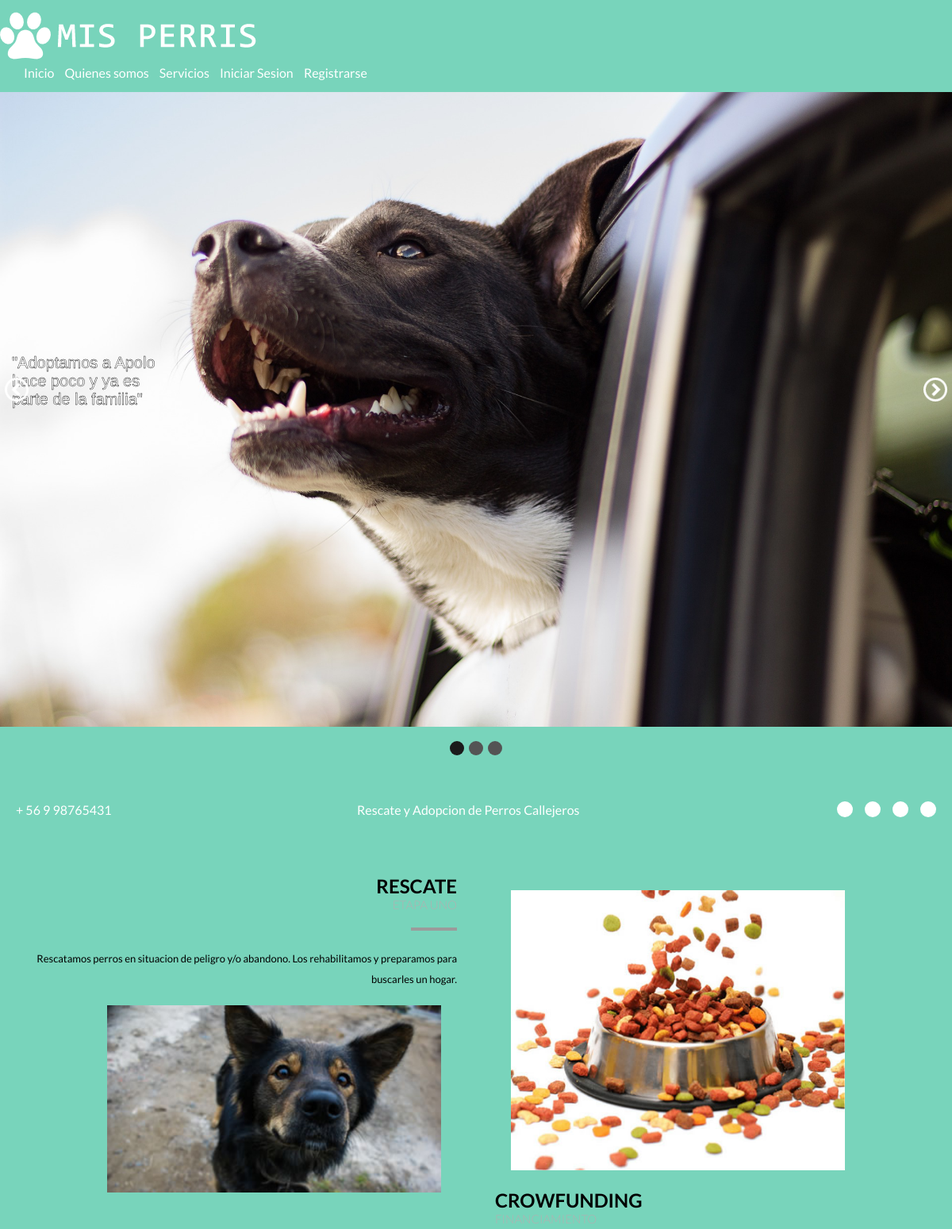
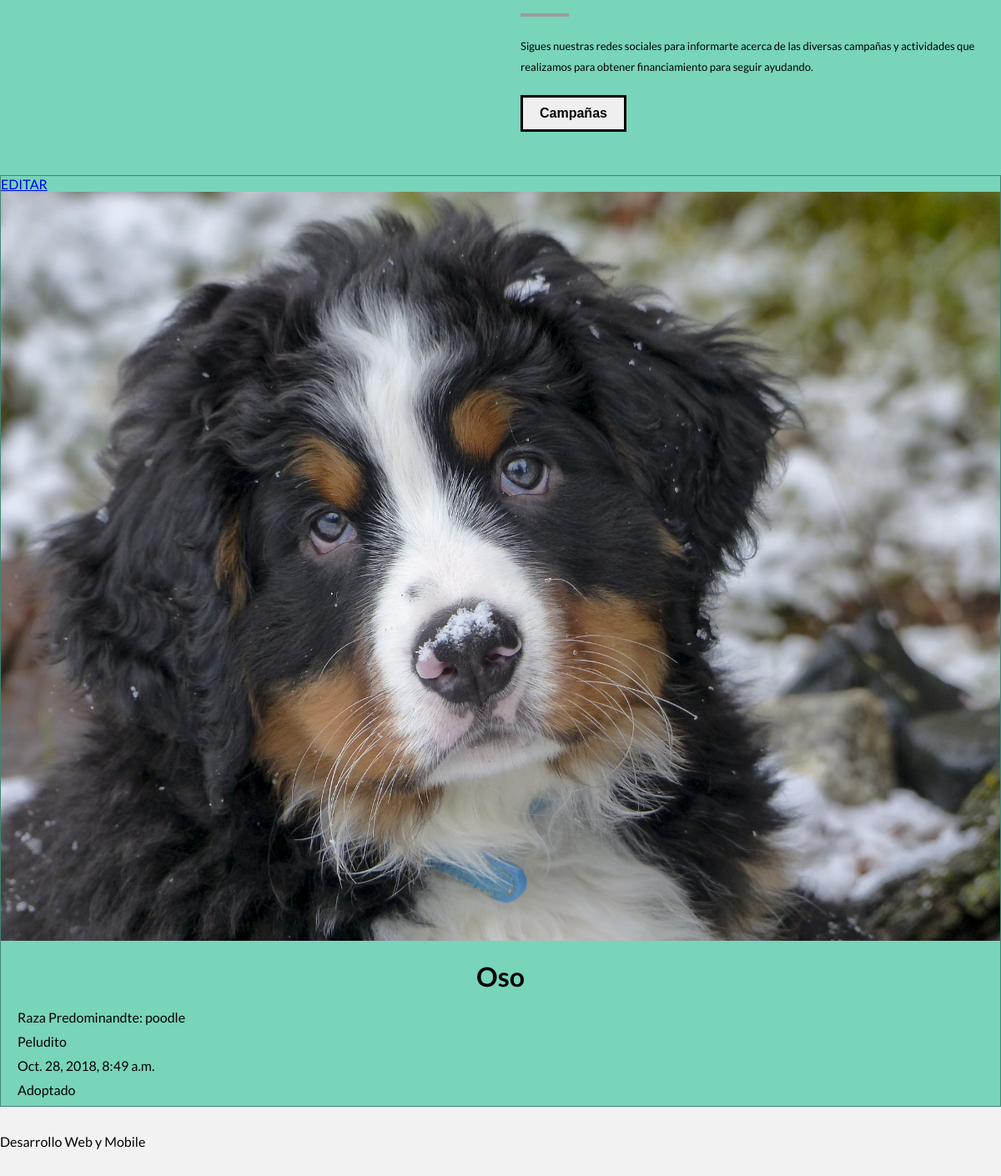
Screenshot of /articles/perro-oso/ with the database file from the repository (2 pictures, top to bottom).
### articles/models.py (models this page shows, shortened)
class Article(models.Model):
    POST_CHOISES = (
        ('Disponible', 'Disponible'),
        ('Rescatado', 'Rescatado'),
        ('Adoptado', 'Adoptado')
    )
    author = models.ForeignKey(User, on_delete=models.CASCADE,default=None)
    thumb = models.ImageField(default='default.png', blank=True)
    nombre = models.CharField(max_length=30, blank=True, null=True)
    slug = models.SlugField()
    descripcion = models.TextField(max_length=200)
    raza = models.CharField(max_length=15, blank=True, null=True)
    date = models.DateTimeField(auto_now_add=True)
    estado = estado = models.CharField(max_length = 100, blank=True, null=True, choices = POST_CHOISES)

### articles/views.py (the view)
# urls.py: url(r'^(?P<slug>[\w-]+)/$', views.article_detail, name="detail"),
def article_detail(request, slug):
    article = Article.objects.get(slug=slug)
    return render(request, 'articles/article_detail.html', {'article': article})

### articles/templates/articles/article_detail.html
{% extends 'base_layout.html' %}
{% block content %}
<div class="article-detail">
    <div class="article">
        <a href="{% url 'articles:edit' slug=article.slug %}">EDITAR</a>
        <img src="{{ article.thumb.url }}"/>
        <h2>{{ article.nombre }}</h2>
        <p> Raza Predominandte: {{ article.raza }}</p>
        <p>{{ article.descripcion}}</p>
        <p>{{ article.date }}</p>
        <p>{{ article.estado }}</p>
    </div>
</div>
{% endblock %}

### assets/css/style.css (style rules this page uses)
body { font-family: 'Lato', sans-serif; overflow-x: hidden; background: #78D4BB; }
.article { padding: 10px; border: 1px solid #418674; position: relative; padding-bottom: 40px; }
.article h2 { font-size: 1.2em; }
.article-detail .article { padding: 0; }
.article-detail .article img { max-width: 100%; }
.article-detail .article h2 { text-align: center; margin: 20px auto; font-size: 2em; }
.article-detail .article p { margin: 10px 20px; }

### assets/css/mi-slider.css (style rules this page uses)
* { margin: 0; padding: 0; -webkit-box-sizing: border-box; -moz-box-sizing: border-box; box-sizing: border-box; }

### rows the page displays
Article: thumb (picture), nombre "Oso", raza "poodle", descripcion "Peludito", date "Oct. 28, 2018, 8:49 a.m.", estado "Adoptado"
